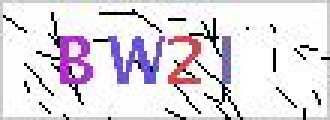
#> input picture src/flowers/BW2I.png, 110 x 40 px, found by its file name (shown 3 times larger)
$ python demo8.py
#> lines starting #> are read from the running program, lines starting #| are printed output that depends on the picture
import numpy as np
import matplotlib.pyplot as plt
import matplotlib.image as mpimg

from PIL import Image

def rgb2gray(rgb):
    return np.dot(rgb[...,:3], [0.299, 0.587, 0.114])

x = np.zeros([64, 114 * 450])

image = Image.open('/Users/yejiadong/dev/python/intelligent/src/flowers/BW2I.png').convert('L')
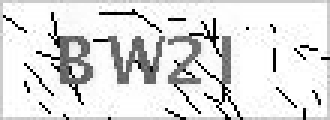
#> image: PIL image 110x40 L (shown 3 times larger); min 0, max 255, mean 221.9
image.save('/Users/yejiadong/dev/python/intelligent/src/flowers/BW2I0.png')
img=mpimg.imread('/Users/yejiadong/dev/python/intelligent/src/flowers/BW2I0.png')
#> img: shape (40, 110) float32; min 0, max 1, mean 0.87
gray = rgb2gray(img)
#> gray = 40 values, max 0.953 at index 38, min 0.365 at index 5, mean 0.91
img = np.array(gray)
#> img has the same summary as gray

#> (the run stopped early here; a loop or call above may not have finished)
